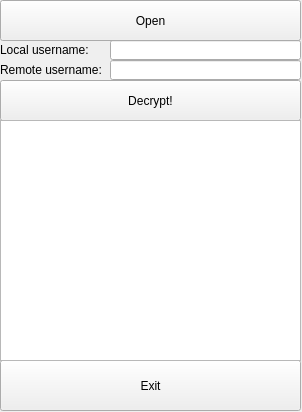
<?xml version="1.0" encoding="UTF-8"?>
<ui version="4.0">
 <class>decappWindow</class>
 <widget class="QMainWindow" name="decappWindow">
  <property name="geometry">
   <rect>
    <x>0</x>
    <y>0</y>
    <width>302</width>
    <height>412</height>
   </rect>
  </property>
  <property name="contextMenuPolicy">
   <enum>Qt::NoContextMenu</enum>
  </property>
  <property name="windowTitle">
   <string>decrypy</string>
  </property>
  <widget class="QWidget" name="centralwidget">
   <widget class="QPushButton" name="open">
    <property name="geometry">
     <rect>
      <x>0</x>
      <y>0</y>
      <width>301</width>
      <height>41</height>
     </rect>
    </property>
    <property name="text">
     <string>Open</string>
    </property>
   </widget>
   <widget class="QLineEdit" name="local">
    <property name="geometry">
     <rect>
      <x>110</x>
      <y>40</y>
      <width>191</width>
      <height>20</height>
     </rect>
    </property>
   </widget>
   <widget class="QLabel" name="label">
    <property name="geometry">
     <rect>
      <x>0</x>
      <y>40</y>
      <width>111</width>
      <height>20</height>
     </rect>
    </property>
    <property name="text">
     <string>Local username:</string>
    </property>
   </widget>
   <widget class="QLabel" name="label_2">
    <property name="geometry">
     <rect>
      <x>0</x>
      <y>60</y>
      <width>111</width>
      <height>20</height>
     </rect>
    </property>
    <property name="text">
     <string>Remote username:</string>
    </property>
   </widget>
   <widget class="QLineEdit" name="remote">
    <property name="geometry">
     <rect>
      <x>110</x>
      <y>60</y>
      <width>191</width>
      <height>20</height>
     </rect>
    </property>
   </widget>
   <widget class="QPushButton" name="go">
    <property name="geometry">
     <rect>
      <x>0</x>
      <y>80</y>
      <width>301</width>
      <height>41</height>
     </rect>
    </property>
    <property name="text">
     <string>Decrypt!</string>
    </property>
   </widget>
   <widget class="QPushButton" name="exit">
    <property name="geometry">
     <rect>
      <x>0</x>
      <y>360</y>
      <width>301</width>
      <height>51</height>
     </rect>
    </property>
    <property name="text">
     <string>Exit</string>
    </property>
   </widget>
   <widget class="QTableWidget" name="messages">
    <property name="geometry">
     <rect>
      <x>0</x>
      <y>120</y>
      <width>301</width>
      <height>241</height>
     </rect>
    </property>
   </widget>
  </widget>
 </widget>
 <resources/>
 <connections>
  <connection>
   <sender>open</sender>
   <signal>clicked()</signal>
   <receiver>decappWindow</receiver>
   <slot>openClicked()</slot>
   <hints>
    <hint type="sourcelabel">
     <x>86</x>
     <y>29</y>
    </hint>
    <hint type="destinationlabel">
     <x>97</x>
     <y>0</y>
    </hint>
   </hints>
  </connection>
  <connection>
   <sender>go</sender>
   <signal>clicked()</signal>
   <receiver>decappWindow</receiver>
   <slot>decryptMessages()</slot>
   <hints>
    <hint type="sourcelabel">
     <x>106</x>
     <y>110</y>
    </hint>
    <hint type="destinationlabel">
     <x>67</x>
     <y>0</y>
    </hint>
   </hints>
  </connection>
  <connection>
   <sender>exit</sender>
   <signal>clicked()</signal>
   <receiver>decappWindow</receiver>
   <slot>exitClicked()</slot>
   <hints>
    <hint type="sourcelabel">
     <x>132</x>
     <y>391</y>
    </hint>
    <hint type="destinationlabel">
     <x>158</x>
     <y>466</y>
    </hint>
   </hints>
  </connection>
 </connections>
 <slots>
  <slot>openClicked()</slot>
  <slot>decryptMessages()</slot>
  <slot>exitClicked()</slot>
 </slots>
</ui>
